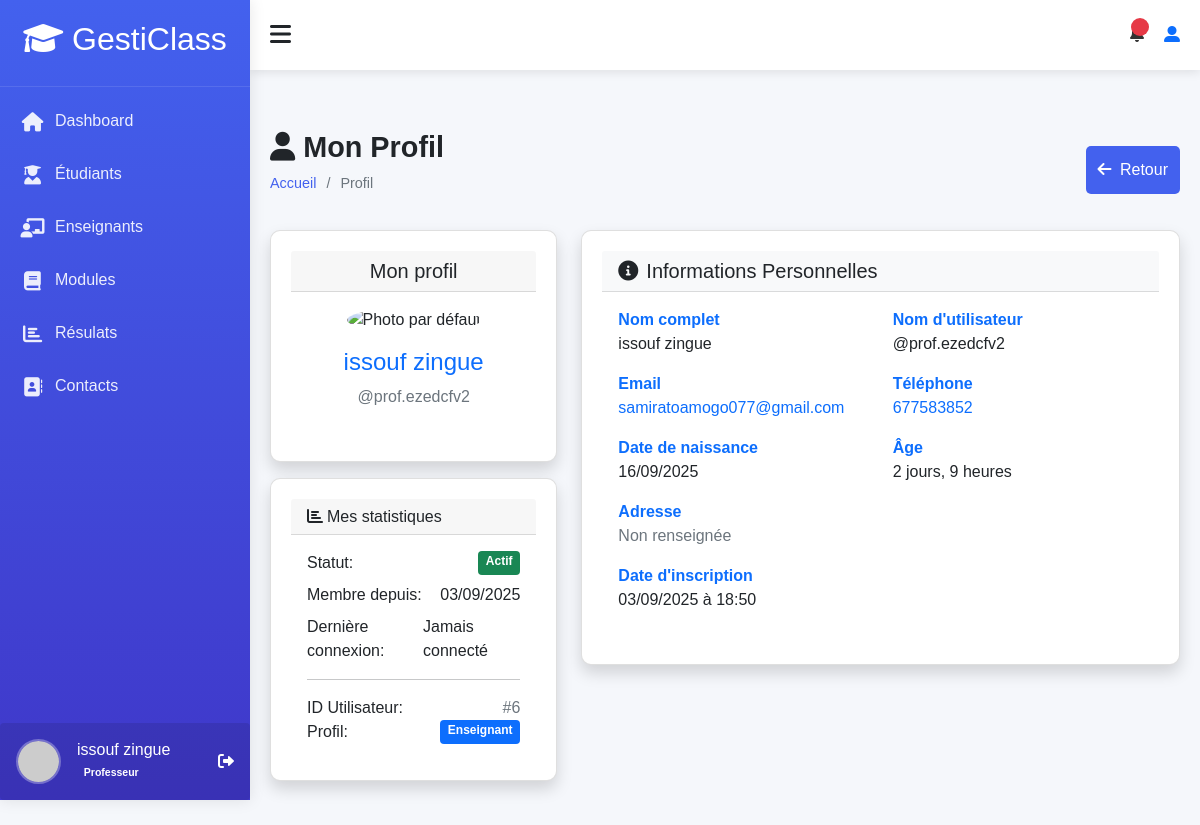
The page /accounts/profile/ (signed in) on the database its author committed.
### accounts/models.py (models this page shows, shortened)
class User(AbstractUser):
    ROLE_CHOICES = (
        ('admin', 'Administrateur'),
        ('teacher', 'Enseignant'),
        ('student', 'Élève'),
    )
    profil = models.CharField(max_length=10, choices=ROLE_CHOICES, default='student')
    phone = models.CharField(max_length=20, blank=True)
    birth_date = models.DateField(null=True, blank=True)
    photo = models.ImageField(upload_to='users/', null=True, blank=True)
    specialty = models.CharField(max_length=100, null=True, blank=True)
    hire_date = models.DateField(null=True, blank=True)
    address = models.TextField(blank=True)
    phone_number = models.CharField(max_length=15, blank=True)
    date_of_birth = models.DateField(null=True, blank=True)
    class Meta:
        permissions = [
        ("peut_acceder_module", "Peut acceder au module"),
        ("peut_acceder_aux_eleve", "Peut acceder aux eleves"),
        ("peut_acceder_aux_enseignants", "peut acceder aux enseigants"),
        ("peut_acceder_aux_roles", "peut acceder aux roles"),
        ("peut_acceder_au_dashboard", "Peut accéder au tableau de bord "),
        ("dashboard", "Peut voir les infos utiles  pour des étudiants"),
        ("peut_voir_infos_utile_teacher", "Peut voir les infos utiles pour des enseignants"),
        ("peut_agir_infos_utile_student", "Peut agir sur les infos utiles pour des étudiants"),
        ("peut_agir_infos_utile_teacher", "Peut agir sur les infos utiles pour des enseignants"),
        ("can_view_student_performance_data", "Peut voir ses données de performance  étudiants"),
        ("can_view_teacher_module_performance_data", "Peut voir les données de performance des modules des enseignants"),
        ("can_view_all_students_performance_data ", "Peut voir les données de performance de tous les étudiants"),
        ("can_view_student_list", "Peut voir la liste des étudiants"),
        ("can_view_teacher_list", "Peut voir la liste des enseignants"),
        ("can_view_module_list", "Peut voir la liste des modules"),
        ("can_view_results_list", "Peut voir la liste résultats"),
        ("can_view_suggestions_list", "Peut voir la liste des suggestions"),
        ("can_view_module_details", "Peut les details d'un module"),
        ("can_view_student_details", "Peut voir les détails d'un étudiant"),
        ("can_view_teacher_details", "Peut voir les détails d'un enseignant"),
        ("can_view_own_details", "Peut voir ses propres détails"),
        ("cans_view_results", "Peut voir les résultats"),
        ("can_view_own_results", "Peut voir ses propres résultats"),
        ("can_view_section__admin", "Peut voir la d'administration des section"),
        ("view_role", "Peut voir les rôles"),
        ("add_role", "Peut ajouter un rôle"),
        ("change_role", "Peut modifier un rôle"),
        ("delete_role", "Peut supprimer un rôle"),
        ("assign_role", "Peut assigner des rôles"),
        ("view_timetable", "Peut voir l'emploi du temps"),
        ("manage_timetable", "Peut gérer l'emploi du temps"),
        ("can_add_teacher", "Peut ajouter un enseignant"),
        ("can_add_student", "Peut ajouter un étudiant"),
        ("can_change_teacher", "Peut modifier un enseignant"),
        ("can_change_student", "Peut modifier un étudiant"),
        ("can_delete_teacher", "Peut supprimer un enseignant"),
        ("can_delete_student", "Peut supprimer un étudiant"),
        ("can_view_schoolinfo", "Peut voir les informations de l'école"),
        ("can_add_schoolinfo", "Peut ajouter les informations de l'école"),
        ("can_change_schoolinfo", "Peut modifier les informations de l'école"),
        ("can_delete_schoolinfo", "Peut supprimer les informations de l'école"),
        ]

### accounts/views.py (the view)
# urls.py: path('profile/', views.profile,
@login_required
def profile(request):
    return render(request, 'profile/profile.html', {
        'user': request.user
    })

### accounts/templates/profile/profile.html (shortened to what this page needs)
{% extends "models/base.html" %}
{% load static %}
{% block content %}
<div class="content">
    <div class="page-title">
        <div>
            <h2><i class="fas fa-user me-2"></i>Mon Profil</h2>
            <ul class="breadcrumb">
                <li><a href="{% url 'dashboard:dashboard' %}">Accueil</a></li>
                <li>Profil</li>
            </ul>
        </div>
        <div class="btn-group">
            <a href="{% url 'accounts:students_list' %}" class="btn btn-secondary">
                <i class="fas fa-arrow-left me-1"></i> Retour
            </a>
        </div>
    </div>
    <div class="row">
        <div class="col-md-4 mb-4">
            <div class="card shadow">
                <div class="card-header  text-center">
                    <h5 class="m-0">Mon profil</h5>
                </div>
                <div class="card-body text-center">
                    {% if user.photo %}
                        <img src="{{ user.photo.url }}"
                             class="img-fluid rounded-circle mb-3"
                             alt="Photo de {{ user.get_full_name }}"
                             style="width: 200px; height: 200px; object-fit: cover;">
                    {% else %}
                        <img src="{% static 'img/default-avatar.png' %}"
                             class="img-fluid rounded-circle mb-3"
                             alt="Photo par défaut"
                             style="width: 200px; height: 200px; object-fit: cover;">
                    {% endif %}
                    <h4 class="text-primary">{{ user.get_full_name }}</h4>
                    <p class="text-muted">@{{ user.username }}</p>
                </div>
            </div>
            <div class="card shadow mt-3">
                <div class="card-header ">
                    <h6 class="m-0"><i class="fas fa-chart-bar me-1"></i>Mes statistiques</h6>
                </div>
                <div class="card-body">
                    <div class="d-flex justify-content-between mb-2">
                        <span>Statut:</span>
                        <span class="badge bg-success">Actif</span>
                    </div>
                    <div class="d-flex justify-content-between mb-2">
                        <span>Membre depuis:</span>
                        <span>{{ user.date_joined|date:"d/m/Y" }}</span>
                    </div>
                    <div class="d-flex justify-content-between">
                        <span>Dernière connexion:</span>
                        <span>
                            {% if user.last_login %}
                                {{ user.last_login|date:"d/m/Y H:i" }}
                            {% else %}
                                Jamais connecté
                            {% endif %}
                        </span>
                    </div>
                    <hr>
                    <div class="d-flex justify-content-between">
                        <span>ID Utilisateur:</span>
                        <span class="text-muted">#{{ user.id }}</span>
                    </div>
                    <div class="d-flex justify-content-between">
                        <span>Profil:</span>
                        <span class="badge bg-primary">
                            {{ user.get_profil_display }}
                        </span>
                    </div>
                </div>
            </div>
        </div>
        <div class="col-md-8">
            <div class="card shadow">
                <div class="card-header bg-light">
                    <h5 class="m-0"><i class="fas fa-info-circle me-2"></i>Informations Personnelles</h5>
                </div>
                <div class="card-body">
                    <div class="row">
                        <div class="col-md-6">
                            <div class="info-item mb-3">
                                <label class="fw-bold text-primary">Nom complet</label>
                                <p class="mb-0">{{ user.get_full_name }}</p>
                            </div>
                        </div>
                        <div class="col-md-6">
                            <div class="info-item mb-3">
                                <label class="fw-bold text-primary">Nom d'utilisateur</label>
                                <p class="mb-0">@{{ user.username }}</p>
                            </div>
                        </div>
                    </div>
                    <div class="row">
                        <div class="col-md-6">
                            <div class="info-item mb-3">
                                <label class="fw-bold text-primary">Email</label>
                                <p class="mb-0">
                                    <a href="mailto:{{ user.email }}" class="text-decoration-none">
                                        {{ user.email }}
                                    </a>
                                </p>
                            </div>
                        </div>
                        <div class="col-md-6">
                            <div class="info-item mb-3">
                                <label class="fw-bold text-primary">Téléphone</label>
                                <p class="mb-0">
                                    {% if user.phone %}
                                        <a href="tel:{{ user.phone }}" class="text-decoration-none">
                                            {{ user.phone }}
                                        </a>
                                    {% else %}
                                        <span class="text-muted">Non renseigné</span>
                                    {% endif %}
                                </p>
                            </div>
                        </div>
                    </div>
                    <div class="row">
                        <div class="col-md-6">
                            <div class="info-item mb-3">
                                <label class="fw-bold text-primary">Date de naissance</label>
                                <p class="mb-0">
                                    {% if user.birth_date %}
                                        {{ user.birth_date|date:"d/m/Y" }}
                                    {% else %}
                                        <span class="text-muted">Non renseignée</span>
                                    {% endif %}
                                </p>
                            </div>
                        </div>
                        <div class="col-md-6">
                            <div class="info-item mb-3">
                                <label class="fw-bold text-primary">Âge</label>
                                <p class="mb-0">
                                    {% if user.birth_date %}
                                        {{ user.birth_date|timesince }}
                                    {% else %}
                                        <span class="text-muted">Inconnu</span>
                                    {% endif %}
                                </p>
                            </div>
                        </div>
                    </div>
                    <div class="info-item mb-3">
                        <label class="fw-bold text-primary">Adresse</label>
                        <p class="mb-0">
                            {% if user.address %}
                                {{ user.address|linebreaks }}
                            {% else %}
                                <span class="text-muted">Non renseignée</span>
                            {% endif %}
                        </p>
                    </div>
                    <div class="info-item mb-3">
                        <label class="fw-bold text-primary">Date d'inscription</label>
                        <p class="mb-0">{{ user.date_joined|date:"d/m/Y à H:i" }}</p>
                    </div>
                </div>
            </div>
        </div>
    </div>
</div>
{% endblock %}

### templates/models/sidebar.html (shortened to what this page needs)
<div class="sidebar" id="sidebar">
    <div class="sidebar-header">
        <h2><i class="fas fa-graduation-cap text-white"></i> GestiClass</h2>
    </div>
    <div class="sidebar-menu">
        <ul>
            <li><a href="{% url 'dashboard:dashboard' %}" class="active"><i class="fas fa-home"></i> Dashboard</a></li>
            <li><a href="{% url 'accounts:students_list' %}"><i class="fas fa-user-graduate"></i> Étudiants</a></li>
            {% if perms.accounts.peut_acceder_aux_enseignants %}
            <li><a href="{% url 'accounts:teachers_list' %}" ><i class="fas fa-chalkboard-teacher"></i> Enseignants</a></li>
            {% endif %}
            {% if perms.accounts.peut_acceder_module %}
            <li><a href="{% url 'accounts:modules_list' %}"><i class="fas fa-book"></i> Modules</a></li>
            {% endif %}
            <li><a href="{% url 'accounts:results_list' %}"><i class="fas fa-chart-bar"></i> Résulats</a></li>
            <li><a href="{% url 'accounts:contact' %}"><i class="fas fa-address-book"></i> Contacts</a></li>
        </ul>
    </div>
    <div class="user-profile d-flex align-items-center p-3 rounded ">
        {% if user.photo %}
            <img src="{{ user.photo.url }}"
                 alt="Photo de {{ user.get_full_name }}"
                 class="rounded-circle me-3"
                 style="width: 45px; height: 45px; object-fit: cover;">
        {% else %}
            <img src="https://ui-avatars.com/api/?name={{ user.first_name }}+{{ user.last_name }}&background=0D8ABC&color=fff&size=128"
                 alt="Avatar de {{ user.get_full_name }}"
                 class="rounded-circle me-3"
                 style="width: 45px; height: 45px; object-fit: cover;">
        {% endif %}
        <div class="user-info">
            <h6 class="mb-0  ">{{ user.get_full_name }}</h6>
            <small>
                {% if user.profil == 'student' %}
                    <span class="badge rounded-pill">Élève</span>
                {% elif user.profil == 'teacher' %}
                    <span class="badge rounded-pill" >Professeur</span>
                {% elif user.profil == 'admin' %}
                    <span class="badge rounded-pill" >Admin</span>
                {% endif %}
            </small>
        </div>
        <div class="ms-auto">
            <a href="{% url 'accounts:logout' %}" class="text-decoration-none text-white">
                <i class="fas fa-sign-out-alt"></i>
            </a>
        </div>
    </div>
</div>

### rows shown on the page
User: get_full_name "issouf zingue", username "prof.ezedcfv2", date_joined "03/09/2025", id "6", profil "Enseignant", email "samiratoamogo077@gmail.com", phone "677583852", birth_date "16/09/2025", birth_date "2 jours, 9 heures", date_joined "03/09/2025 à 18:50"
